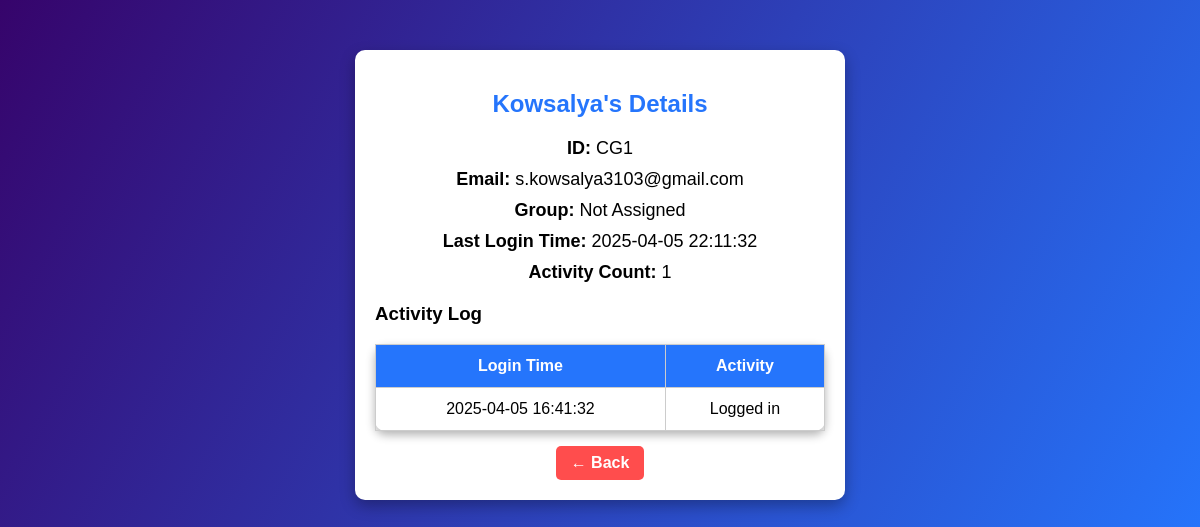
The page /user_details/1 on the database as committed earlier.
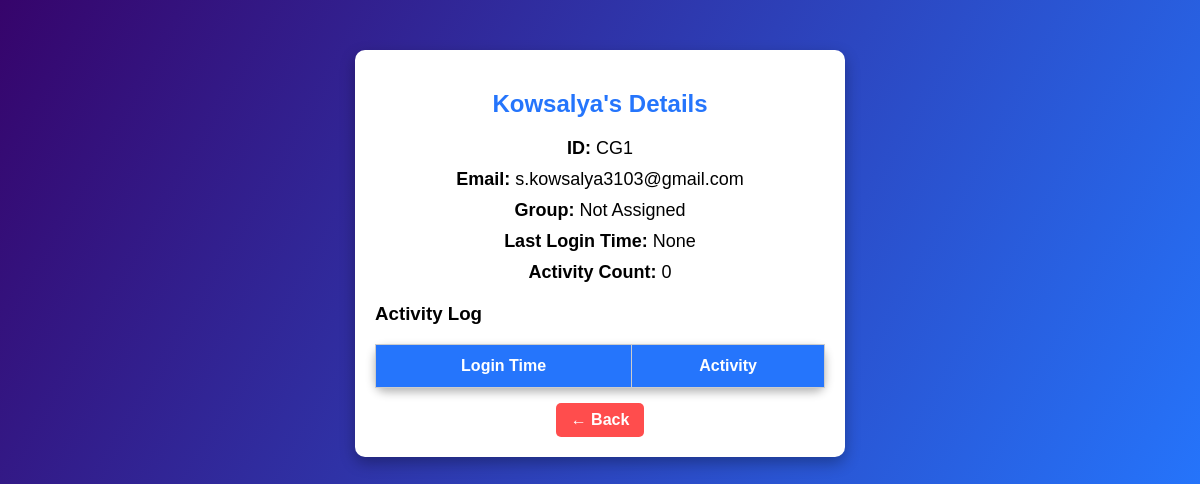
The same page on the database as committed later.
### tables this page shows
CREATE TABLE users (
    id INTEGER PRIMARY KEY AUTOINCREMENT,
    name TEXT NOT NULL,
    email TEXT NOT NULL UNIQUE,
    password TEXT NOT NULL,
    is_admin INTEGER DEFAULT 0,
    student_group TEXT,
    test_score INTEGER,
    recommended_degrees TEXT,
    login_time TEXT
);

CREATE TABLE user_activity (
    id INTEGER PRIMARY KEY AUTOINCREMENT,
    user_id INTEGER NOT NULL,
    activity TEXT NOT NULL,
    timestamp DATETIME DEFAULT CURRENT_TIMESTAMP,
    FOREIGN KEY (user_id) REFERENCES users(id)
);

### app.py (the view)
@app.route('/user_details/<int:user_id>')
def user_details(user_id):
    conn = sqlite3.connect('career.db')
    cursor = conn.cursor()
    cursor.execute("SELECT id, name, email, student_group, login_time FROM users WHERE id=?", (user_id,))
    user = cursor.fetchone()
    cursor.execute("SELECT timestamp, activity FROM user_activity WHERE user_id=?", (user_id,))
    activities = cursor.fetchall()
    activity_count = len(activities)
    if 'user_id' in session:
        log_activity(session['user_id'], f"Viewed user {user[1]}'s details")
    conn.close()
    return render_template('user_details.html', user=user, activities=activities, activity_count=activity_count)

### templates/user_details.html (shortened to what this page needs)
<!DOCTYPE html>
<html lang="en">
<head>
    <link rel="stylesheet" href="{{ url_for('static', filename='styles.css') }}">
</head>
<body>
    <div class="details-container">
        <h2>{{ user[1] }}'s Details</h2>
        <p class="info"><strong>ID:</strong> CG{{ user[0] }}</p>
        <p class="info"><strong>Email:</strong> {{ user[2] }}</p>
        <p class="info"><strong>Group:</strong> {{ user[3] if user[3] else "Not Assigned" }}</p>
        <p class="info"><strong>Last Login Time:</strong> {{ user[4] }}</p>
        <p class="info"><strong>Activity Count:</strong> {{ activity_count }}</p>
        <div class="activity-log">
            <h3>Activity Log</h3>
            <table>
                <tr>
                    <th>Login Time</th>
                    <th>Activity</th>
                </tr>
                {% for activity in activities %}
                <tr>
                    <td>{{ activity[0] }}</td>
                    <td>{{ activity[1] }}</td>
                </tr>
                {% endfor %}
            </table>
        </div>
        <a href="/admin_dashboard" class="back-btn">← Back</a>
    </div>
</body>
</html>

### static/styles.css (style rules this page uses)
body { font-family: 'Poppins', sans-serif; background: linear-gradient(120deg, #36046b, #2575fc); text-align: center; margin: 0; padding: 0; }
table { width: 80%; margin: auto; border-collapse: collapse; margin-top: 20px; background: white; padding: 20px; box-shadow: 0px 4px 10px rgba(0, 0, 0, 0.3); border-radius: 10px; }
table th, table td { border: 1px solid #ccc; padding: 12px; text-align: center; }
th { background: #2575fc; color: white; }
a { color: black; text-decoration: none; }

### templates/user_details.html (style rules this page uses)
body { background-color: #f4f4f4; font-family: Arial, sans-serif; }
.details-container { width: 450px; background: white; padding: 20px; border-radius: 10px; box-shadow: 0px 6px 15px rgba(0, 0, 0, 0.3); margin: 50px auto; text-align: center; }
h2 { color: #2575fc; }
.info { margin: 10px 0; font-size: 18px; }
.activity-log { margin-top: 20px; text-align: left; }
table { width: 100%; border-collapse: collapse; margin-top: 10px; }
th, td { padding: 10px; border: 1px solid #ddd; text-align: center; }
th { background-color: #2575fc; color: white; }
.back-btn { display: inline-block; background: #ff4d4d; color: white; padding: 8px 15px; border-radius: 5px; text-decoration: none; font-weight: bold; margin-top: 15px; }

Rows that differ between the two databases and show on the page:
removed user_activity: timestamp "2025-04-05 16:41:32", activity "Logged in"
changed users "Kowsalya": login_time "2025-04-05 22:11:32" → (not shown)
Other text that changed with them:
{{ user[4] }}: (not shown) → "None"
{{ activity_count }}: "1" → "0"
